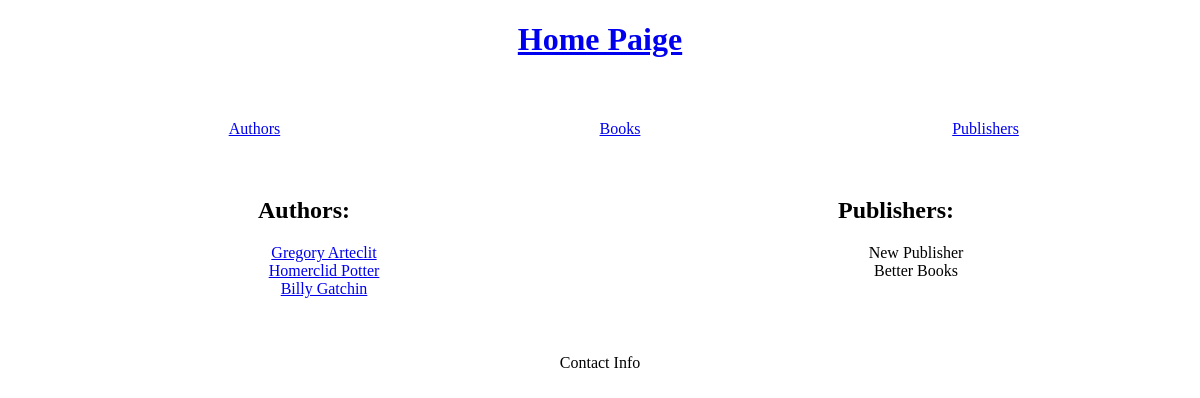
Screenshot of /publishers/ with the database file from the repository.
### pages/models.py (models this page shows, shortened)
class Author(models.Model):
    name = models.CharField(max_length=100, unique=True)
    age = models.IntegerField()

class Publisher(models.Model):
    name = models.CharField(max_length=100, unique=True)
    books = models.ManyToManyField(
        Book,
        related_name='publishers',
        related_query_name='publishers',
    )
    class Meta:
        verbose_name_plural = 'Publishers'

### pages/views.py (the view)
# urls.py: path('publishers/', publishers, name='publishers'),
def publishers(request):
    all_publishers = Publisher.objects.all()
    authors = Author.objects.all()
    return render(request, 'publishers.html', {'publishers': all_publishers, 'authors': authors})

### templates/publishers.html (shortened to what this page needs)
{% extends 'base.html' %}
{% block content %}
    <h2>Publishers:</h2>
    <ul>
        {% for publisher in publishers %}
        <li>{{ publisher.name }}</li>
        {% endfor %}
    </ul>
{% endblock content %}

### templates/base.html (shortened to what this page needs)
<!DOCTYPE html>
<html lang="en">
<head>
</head>
<body>
    <header>
        {% block header %}
        <h1><a href="{% url 'home_page' %}">Home Paige</a></h1>
        {% endblock header %}
    </header>
    <nav>
        {% block nav_bar %}
        <ul class="nav_bar">
            <li><a href="{% url 'authors' %}">Authors</a></li>
            <li><a href="{% url 'books' %}">Books</a></li>
            <li><a href="{% url 'publishers' %}">Publishers</a></li>
        </ul>
        {% endblock nav_bar %}
    </nav>
    <main>
        <div>
            {% block sidebar %}
            <h2>Authors:</h2>
            <ul>
            {% for author in authors %}
                <li><a href="{% url 'authors_books_information' %}?author={{ author.name }}">{{ author.name }}</a></li>
            {% endfor %}
            </ul>
            {% endblock sidebar %}
        </div>
        <div>
            {% block content %}{% endblock content %}
        </div>
    </main>
    <footer>
        {% block footer %}
        <p>Contact Info</p>
        {% endblock footer %}
    </footer>
</body>
</html>

### templates/base.html (style rules this page uses)
header { text-align: center; }
nav { text-align: center; padding: 2%; }
nav ul { display: flex; }
nav ul li { flex: 1; text-align: center; }
ul { list-style-type: none; }
main { display: flex; }
main div { flex: 1; text-align: center; }
footer { text-align: center; padding: 2%; }

### rows the page displays
Author: name "Gregory Arteclit"
Author: name "Homerclid Potter"
Author: name "Billy Gatchin"
Publisher: name "New Publisher"
Publisher: name "Better Books"
